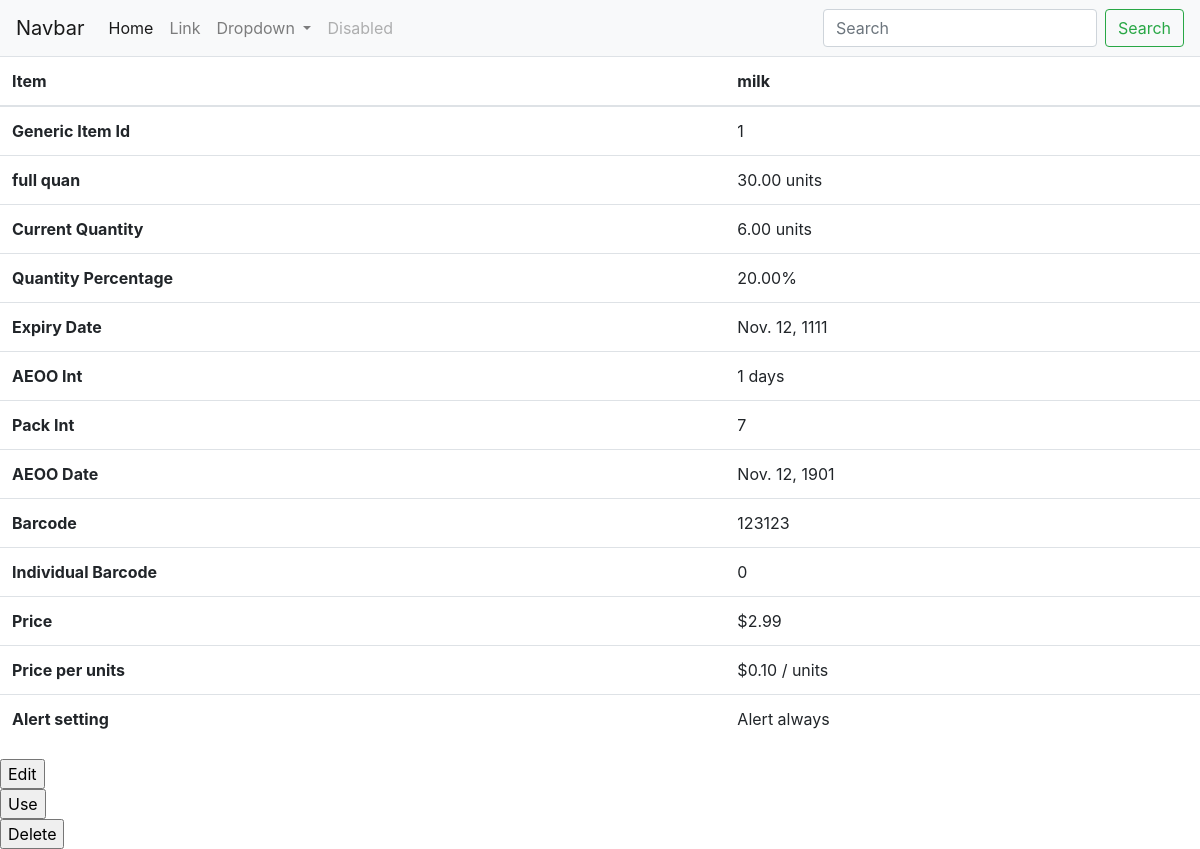
Screenshot of /inventory/1/ with the database file from the repository.
### inventory/models.py (models this page shows, shortened)
class Item(models.Model):
    item_alert_choices = (
        ('0', "Don't alert"),
        ('1', "Optional alert"),
        ('2', "Alert always"),
    )
    unit_choices = (
        ('u', "units"),
        ('oz', "oz"),
        ('g', "g"),
    )
    item_name = models.CharField(max_length=30)
    generic_item_id = models.PositiveIntegerField()
    full_quantity = models.DecimalField(max_digits=5, decimal_places=2)
    current_quantity = models.DecimalField(
        blank=True,
        null=True,
        max_digits=5,
        decimal_places=2
    )
    unit = models.CharField(
        max_length=2,
        choices=unit_choices,
        default='g'
    )
    quantity_percentage = models.DecimalField(
        default='100',
        max_digits=5,
        decimal_places=2
    )
    expiry_date = models.DateField(
        blank=True,
        null=True,
    )
    aeoo_bool = models.BooleanField(
        help_text="Set to true if item will expire quicker after it's opened, ex. Meat"
    )
    aeoo_int = models.PositiveIntegerField(
        blank=True,
        null=True,
        help_text='If item is an AEOO item, this is the number of days it will expire after being opened'
    )
    pack_bool = models.BooleanField(help_text='Set to true if item will need a QR code generated for each unit for effective tracking')
    pack_int = models.PositiveIntegerField(
        blank=True,
        null=True,
        help_text='If item is pack item, this is the number of required QR codes for this item'
    )
    aeoo_date = models.DateField(blank=True, null=True)
    barcode = models.CharField(max_length=12)
    indv_barcode = models.CharField(
        max_length=12,
        blank=True,
        help_text='Enter if units within an item are labeled for resale, ex. Beer'
    )
    price = models.DecimalField(
        max_digits=6,
        decimal_places=2,
        blank=True,
        null=True,)
    price_per_quantity = models.DecimalField(
        max_digits=5,
        decimal_places=2,
        blank=True,
        null=True,)
    item_alert = models.CharField(
        max_length=1,
        choices=item_alert_choices,
        default='2'
    )
    def __str__(self):
        return self.item_name

### inventory/views.py (the view)
# urls.py: path('<int:Item_id>/', views.view, name='view'),
def view(request, Item_id):
    item = Item.objects.get(id=Item_id)
    context = {'item': item}
    return render(request, 'inventory/view.html', context)

### inventory/templates/inventory/view.html
{% extends "inventory/base.html" %}
{% block content %}
<table class="table">
        <thead>
          <tr>
            <th scope="col">Item</th>
            <th scope="col">{{item}}</th>
          </tr>
        </thead>
        <tbody>
          <tr>
            <th scope="row">Generic Item Id</th>
            <td>{{item.generic_item_id}}</td>
          </tr>
          <tr>
            <th scope="row">full quan</th>
            <td>{{item.full_quantity}} {{item.get_unit_display}}</td>
          </tr>
          <tr>
            <th scope="row">Current Quantity</th>
            <td>{{item.current_quantity}} {{item.get_unit_display}}</td>
          </tr>
          <tr>
            <th scope="row">Quantity Percentage</th>
            <td>{{item.quantity_percentage}}%</td>
          </tr>
          {% if item.expiry_date %}
          <tr>
            <th scope="row">Expiry Date</th>
            <td>{{item.expiry_date}}</td>
          </tr>
          {% endif %}
          {% if item.aeoo_int %}
          <tr>
            <th scope="row">AEOO Int</th>
            <td>{{item.aeoo_int}} days</td>
          </tr>
          {% endif %}
          {% if item.pack_int %}
          <tr>
            <th scope="row">Pack Int</th>
            <td>{{item.pack_int}}</td>
          </tr>
          {% endif %}
          {% if item.aeoo_date %}
          <tr>
            <th scope="row">AEOO Date</th>
            <td>{{item.aeoo_date}}</td>
          </tr>
          {% endif %}
          <tr>
            <th scope="row">Barcode</th>
            <td>{{item.barcode}}</td>
          </tr>
          {% if item.indv_barcode %}
          <tr>
            <th scope="row">Individual Barcode</th>
            <td>{{item.indv_barcode}}</td>
          </tr>
          {% endif %}
          {% if item.price %}
          <tr>
            <th scope="row">Price</th>
            <td>${{item.price}}</td>
          </tr>
          {% endif %}
          {% if item.price_per_quantity %}
          <tr>
            <th scope="row">Price per {{item.get_unit_display}}</th>
            <td>${{item.price_per_quantity}} /  {{item.get_unit_display}}</td>
          </tr>
          {% endif %}
          {% if item.item_alert %}
          <tr>
            <th scope="row">Alert setting</th>
            <td>{{item.get_item_alert_display}}</td>
          </tr>
          {% endif %}
        </tbody>
      </table>
      <form action="{% url 'edit' item.id %}">
        <input type="submit" value="Edit" />
      </form>
      <form action="{% url 'use' item.id %}">
        <input type="submit" value="Use" />
      </form>
      <form action="{% url 'delete' item.id %}">
        <input type="submit" value="Delete" />
      </form>
{% endblock %}

### inventory/templates/inventory/base.html (shortened to what this page needs)
<!doctype html>
<html lang="en">
<head>
    <link rel="stylesheet" href="https://stackpath.bootstrapcdn.com/bootstrap/4.1.3/css/bootstrap.min.css">
</head>
<body>
        <nav class="navbar navbar-expand-lg navbar-light bg-light">
            <a class="navbar-brand" href="#">Navbar</a>
            <div class="collapse navbar-collapse" id="navbarSupportedContent">
                <ul class="navbar-nav mr-auto">
                    <li class="nav-item active">
                        <a class="nav-link" href="#">Home
                        </a>
                    </li>
                    <li class="nav-item">
                        <a class="nav-link" href="#">Link</a>
                    </li>
                    <li class="nav-item dropdown">
                        <a class="nav-link dropdown-toggle" href="#" id="navbarDropdown" role="button" data-toggle="dropdown" aria-haspopup="true"
                            aria-expanded="false">
                            Dropdown
                        </a>
                    </li>
                    <li class="nav-item">
                        <a class="nav-link disabled" href="#">Disabled</a>
                    </li>
                </ul>
                <form class="form-inline my-2 my-lg-0">
                    <input class="form-control mr-sm-2" type="search" placeholder="Search" aria-label="Search">
                    <button class="btn btn-outline-success my-2 my-sm-0" type="submit">Search</button>
                </form>
            </div>
        </nav>
{% block content %}
{% endblock %}
</body>
</html>

### rows the page displays
Item: item_name "milk", generic_item_id "1", full_quantity "30.00", unit "units", current_quantity "6.00", quantity_percentage "20.00", expiry_date "Nov. 12, 1111", aeoo_int "1", pack_int "7", aeoo_date "Nov. 12, 1901", barcode "123123", indv_barcode "0", price "2.99", price_per_quantity "0.10", item_alert "Alert always"
